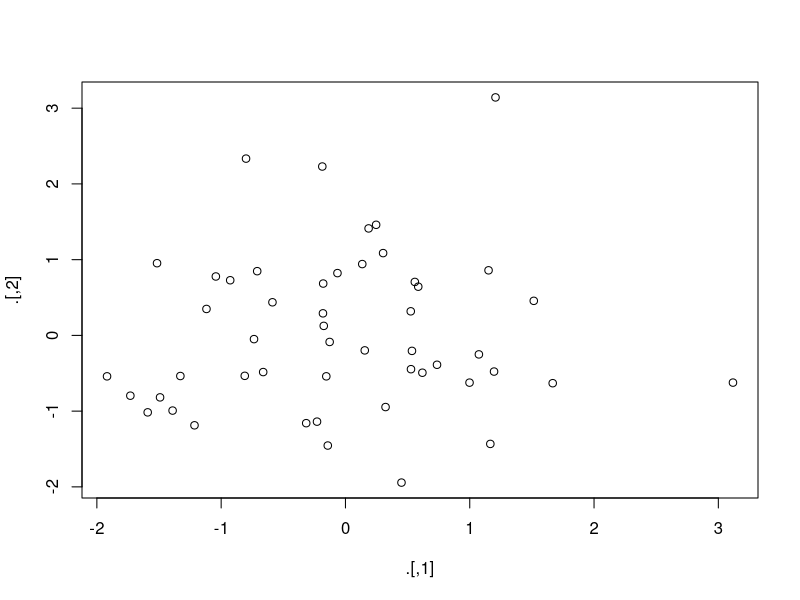
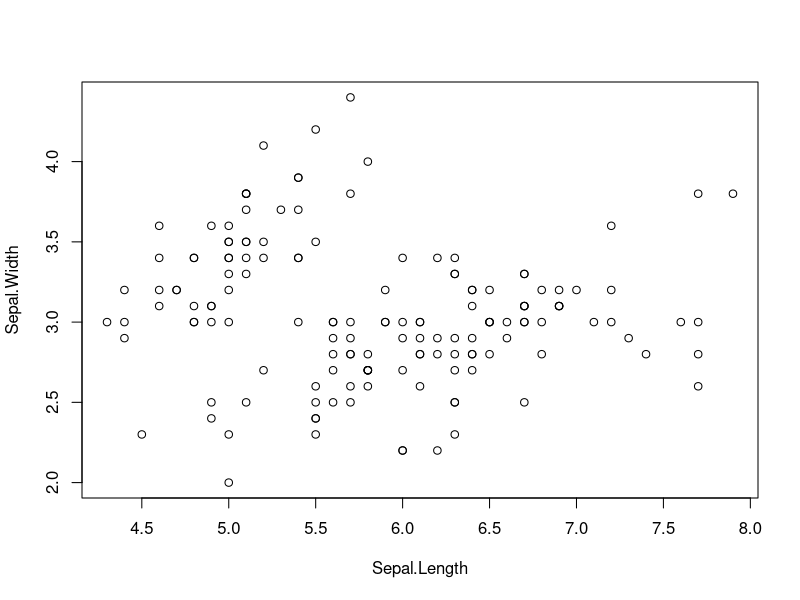

R code for these plots, in order:
## ---- chunk 1
knitr::opts_chunk$set(echo = TRUE, cache = TRUE, message = FALSE)
## ---- chunk 2
library(ggplot2)
library(dplyr)
library(forcats)
library(tidyr)
library(lubridate)
library(stringr)
## ---- chunk 3
env <- environment()
"x" %>% assign(100, envir = env)
x
## ---- chunk 4
library(magrittr)
rnorm(100) %>%
  matrix(ncol = 2) %T>%
  plot() %>% 
  str()

iris %>% 
  select(Sepal.Length, Sepal.Width) %T>%  
  plot() %>% 
  select(Sepal.Length) %>% 
  head(10)

## ---- chunk 5
mtcars %$%
  cor(disp, mpg)

mtcars %>%
  with(cor(disp, mpg))

